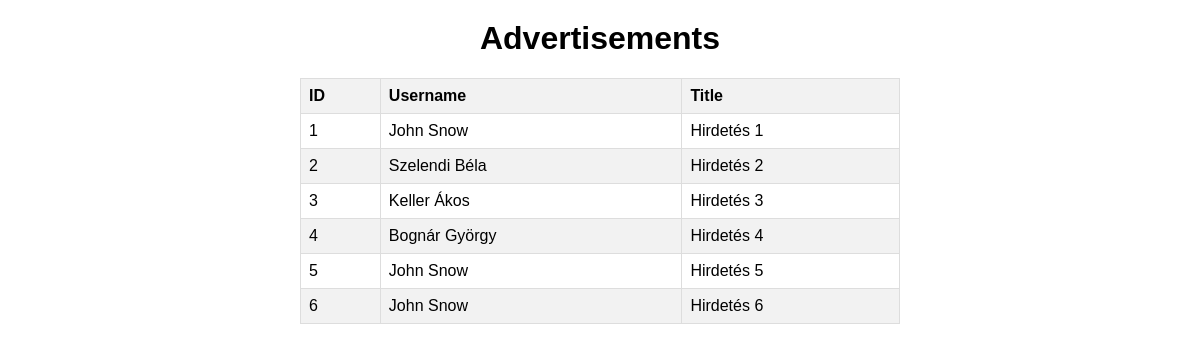
Screenshot of /view/adList.php with the database file from the repository.
### tables this page shows
CREATE TABLE `advertisements` (
  `id` int(11) NOT NULL,
  `userid` int(11) DEFAULT NULL,
  `title` varchar(50) DEFAULT NULL
);

CREATE TABLE `users` (
  `id` int(11) NOT NULL,
  `name` varchar(50) DEFAULT NULL
);

### dao/AdvertisementDAO.php (called while the page is built, shortened)
<?php
include '../model/Advertisement.php';
class AdvertisementDAO{
    public function getAllAdvertisement()
    {
        $conn = connect();
        $query = "SELECT advertisements.id AS id,
                  advertisements.title AS title,
                  users.name AS user_name
                  FROM advertisements
                  JOIN users ON advertisements.userid = users.id;";
        $result = $conn->query($query);
        $advertisements = [];
        while($advertisement = $result->fetch_assoc()){
            $advertisements[$advertisement['id']] = new Advertisement($advertisement['id'], $advertisement['user_name'], $advertisement['title']);
        }
        return $advertisements;
    }
}

### controller/AdvertisementController.php (called while the page is built)
<?php
include '../dao/AdvertisementDAO.php';
class AdvertisementController{
    private AdvertisementDAO $advertisementDAO;
    public function __construct()
    {
        $this->advertisementDAO = new AdvertisementDAO();
    }
    public function getAllAdvertisement(): array
    {
        return $this->advertisementDAO->getAllAdvertisement();
    }
}

### model/Advertisement.php (called while the page is built)
<?php
class Advertisement {
    private int $id;
    private string $username;
    private string $title;
    public function __construct(int $id, string $username, string $title)
    {
        $this->id = $id;
        $this->username = $username;
        $this->title = $title;
    }
    public function getId(): int
    {
        return $this->id;
    }
    public function getUserName(): string
    {
        return $this->username;
    }
    public function getTitle(): string
    {
        return $this->title;
    }
}

### view/adList.php (the view, shortened to what this page needs)
<!DOCTYPE html>
<html lang="en">
<head>
</head>
<body>
<h1>Advertisements</h1>
<table>
    <thead>
    <tr>
        <th>ID</th>
        <th>Username</th>
        <th>Title</th>
    </tr>
    </thead>
    <tbody>
    <?php
    include '../controller/AdvertisementController.php';
    $ads = new AdvertisementController();
    foreach ($ads->getAllAdvertisement() as $ad) {
        echo "<tr>";
        echo "<td>" . $ad->getId() . "</td>";
        echo "<td>" . $ad->getUserName() . "</td>";
        echo "<td>" . $ad->getTitle() . "</td>";
        echo "</tr>";
    }
    ?>
    </tbody>
</table>
</body>
</html>

### view/adList.php (style rules this page uses)
body { font-family: Arial, sans-serif; margin: 0; padding: 0; }
h1 { text-align: center; margin-top: 20px; }
table { width: 50%; margin: 20px auto; border-collapse: collapse; }
th, td { padding: 8px; border: 1px solid #ddd; text-align: left; }
th { background-color: #f2f2f2; }
tr:nth-child(even) { background-color: #f2f2f2; }

### rows the page displays
advertisements: id "1", userid.name "John Snow", title "Hirdetés 1"
advertisements: id "2", userid.name "Szelendi Béla", title "Hirdetés 2"
advertisements: id "3", userid.name "Keller Ákos", title "Hirdetés 3"
advertisements: id "4", userid.name "Bognár György", title "Hirdetés 4"
advertisements: id "5", userid.name "John Snow", title "Hirdetés 5"
advertisements: id "6", userid.name "John Snow", title "Hirdetés 6"
